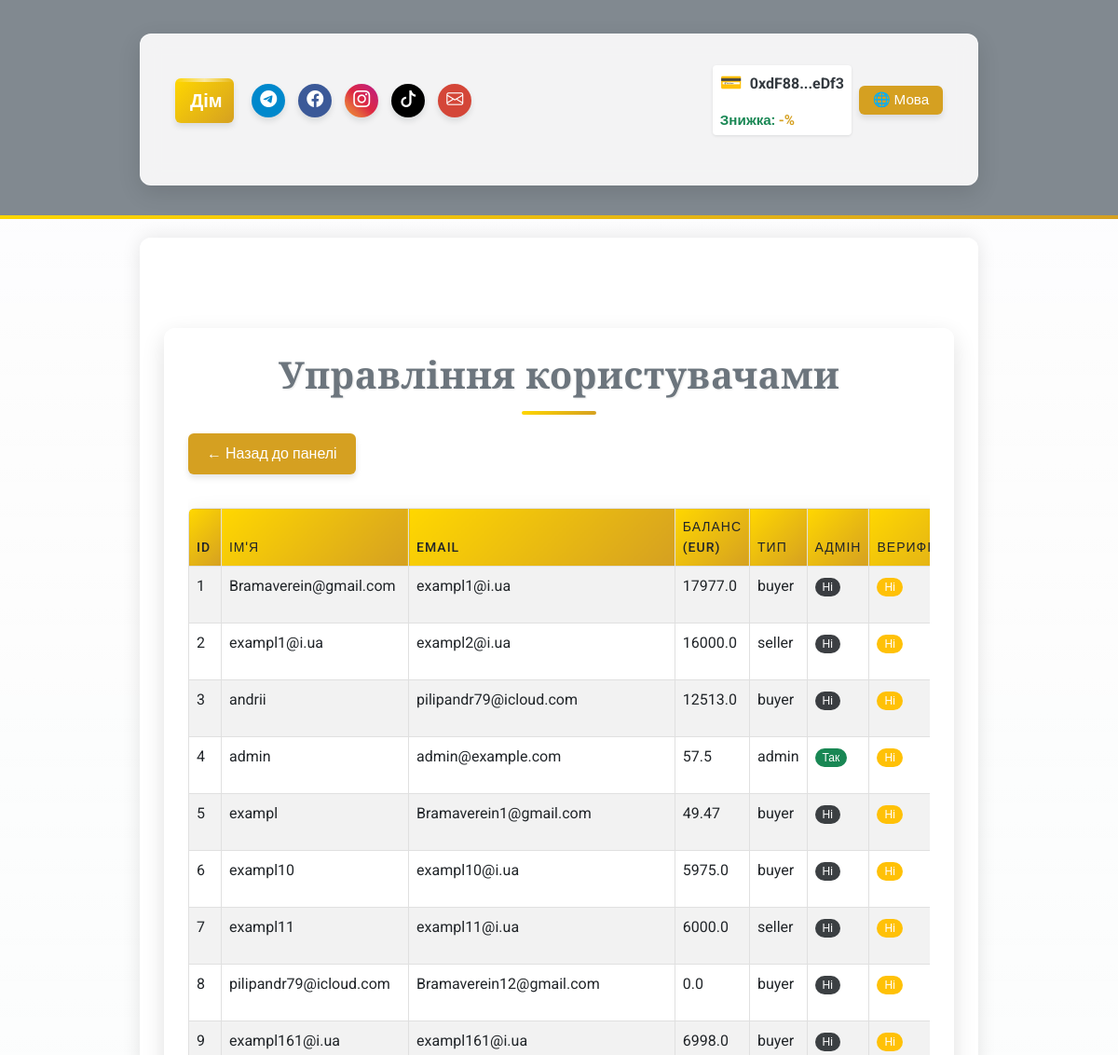
The app's page /admin/user_management (signed in, upper part), older data.
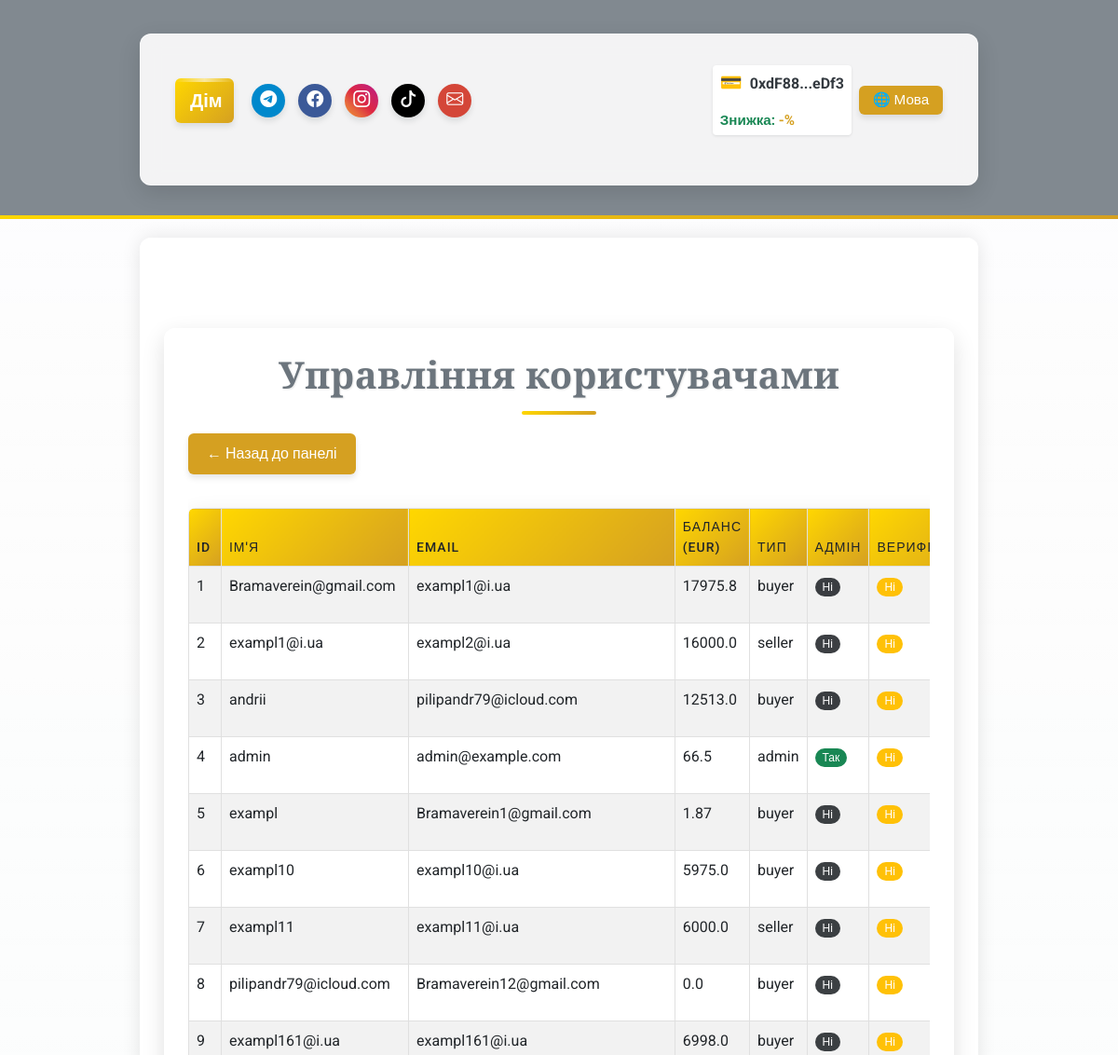
The same page, newer data.
### app/models/user.py (models this page shows, shortened)
class User(UserMixin, db.Model):
    __tablename__ = 'users'
    id = db.Column(db.Integer, primary_key=True)
    username = db.Column(db.String(80), nullable=False, unique=True)
    email = db.Column(db.String(120), nullable=False, unique=True)
    password_hash = db.Column(db.String(128), nullable=False)
    balance = db.Column(db.Float, default=0.0)
    platform_balance = db.Column(db.Float, default=0.0)  # Баланс платформи
    user_type = db.Column(db.String(10), nullable=False)  # "buyer", "seller", "admin"
    is_admin = db.Column(db.Boolean, default=False)  # Поле для адміністратора
    wallet_address = db.Column(db.String(42), nullable=True)  # Адреса криптогаманця
    verification_document = db.Column(db.String(255))
    is_verified = db.Column(Boolean, default=False)
    company_name = db.Column(db.String(255))
    tax_id = db.Column(db.String(64))
    language = db.Column(db.String(5), default='ua')  # 'ua', 'en', 'de'    # Зв'язки
    auctions_created = db.relationship('Auction', foreign_keys='Auction.seller_id', backref='seller', lazy=True)
    auctions_won = db.relationship('Auction', foreign_keys='Auction.winner_id', backref='winner', lazy=True)
    auction_participations = db.relationship('AuctionParticipant', back_populates='user', lazy=True)

### app/routes/admin_routes.py (the view)
@admin_bp.route('/user_management', methods=['GET'])
@login_required
def user_management():
    if not current_user.is_admin:
        return "Доступ заборонено", 403
    users = User.query.all()
    return render_template('admin/user_management.html',
                         users=users,
                         lang=session.get('lang', 'ua'),
                         ui_text=ui_text)

### app/utils/i18n_ui.py (called while the page is built)
def ui_text(key, lang):
    return ui_translations.get(key, {}).get(lang, ui_translations.get(key, {}).get('ua', key))

### app/templates/admin/user_management.html (shortened to what this page needs)
{% extends "base.html" %}
{% block content %}
<div class="container my-5">
    <h1 class="text-center text-secondary">Управління користувачами</h1>
    <div class="mb-3">
        <a href="{{ url_for('admin.admin_dashboard') }}" class="btn btn-secondary">← Назад до панелі</a>
    </div>
    <div class="table-responsive">
        <table class="table table-striped">
            <thead>
                <tr>
                    <th>ID</th>
                    <th>Ім'я</th>
                    <th>Email</th>
                    <th>Баланс (EUR)</th>
                    <th>Тип</th>
                    <th>Адмін</th>
                    <th>Верифіковано</th>
                </tr>
            </thead>
            <tbody>
                {% for user in users %}
                <tr id="user-{{ user.id }}">
                    <td>{{ user.id }}</td>
                    <td>{{ user.username }}</td>
                    <td>{{ user.email }}</td>
                    <td>
                        <span id="balance-{{ user.id }}">{{ user.balance | round(2) }}</span>
                    </td>
                    <td>{{ user.user_type }}</td>
                    <td>
                        <span class="badge {{ 'bg-success' if user.is_admin else 'bg-secondary' }}">
                            {{ 'Так' if user.is_admin else 'Ні' }}
                        </span>
                    </td>
                    <td>
                        <span class="badge {{ 'bg-success' if user.is_verified else 'bg-warning' }}">
                            {{ 'Так' if user.is_verified else 'Ні' }}
                        </span>
                    </td>
                </tr>
                {% endfor %}
            </tbody>
        </table>
    </div>
</div>
{% endblock %}

### app/templates/base.html (shortened to what the changed rows need)
<!DOCTYPE html>
<html lang="{{ lang if lang else 'uk' }}">
<head>
    <link href="https://cdn.jsdelivr.net/npm/bootstrap@5.3.0/dist/css/bootstrap.min.css" rel="stylesheet">
    <link rel="stylesheet" href="https://cdn.jsdelivr.net/npm/bootstrap-icons@1.11.1/font/bootstrap-icons.css">
    <link rel="stylesheet" href="{{ url_for('static', filename='css/custom.css') }}?v={{ range(1, 100000) | random }}">
</head>
<body class="bg-light text-dark" style="font-family: 'Roboto', sans-serif;">
    <header class="bg-secondary text-white py-3" style="background-color: rgba(108, 117, 125, 0.85) !important; position: relative; overflow: hidden;">
        <div class="container">
            <nav class="navbar navbar-expand-lg navbar-dark">
                <div class="container-fluid">
                    <div class="d-flex align-items-center w-100 justify-content-between header-content">
                        <div class="d-flex align-items-center ms-3 header-controls">
                            {% if current_user.is_authenticated %}
                            {% if current_user.wallet_address %}
                            <div class="wallet-widget">                                <div class="wallet-address-container">
                                    <span class="wallet-icon">&#128179;</span>
                                    <span id="wallet-address-short" title="{{ ui_text('copy_address', lang) }}" data-full-address="{{ current_user.wallet_address }}" class="text-truncate-item">
                                        {{ current_user.wallet_address[:6] }}...{{ current_user.wallet_address[-4:] }}
                                    </span>
                                </div>                                {% if user_discount is not none %}
                                <div class="small text-success fw-bold mt-1 wallet-discount text-truncate-item">
                                    {{ ui_text('token_discount', lang) }}: <span style="color:#d5a021;">-{{ user_discount }}%</span>
                                </div>
                                {% endif %}
                            </div>                            {% else %}                            <button onclick="connectWallet()" class="btn btn-outline-warning btn-sm ms-2 wallet-connect-btn text-truncate-item">
                                {{ ui_text('connect_wallet', lang) }}&nbsp;&#128179;
                            </button>
                            {% endif %}
                            {% endif %}
                        </div>
                    </div>
                </div>
            </nav>
        </div>
    </header>
    <main class="container py-5" style="background-color: rgba(255, 255, 255, 0.85); border-radius: 12px; box-shadow: 0 0 20px rgba(0, 0, 0, 0.1);">
        {% block content %}{% endblock %}
    </main>
</body>
</html>

Row changes from the older to the newer data that the page shows:
changed User "admin": balance "57.5" → "66.5"
changed User "Bramaverein@gmail.com": balance "17977.0" → "17975.8"
changed User "exampl": balance "49.47" → "1.87"
